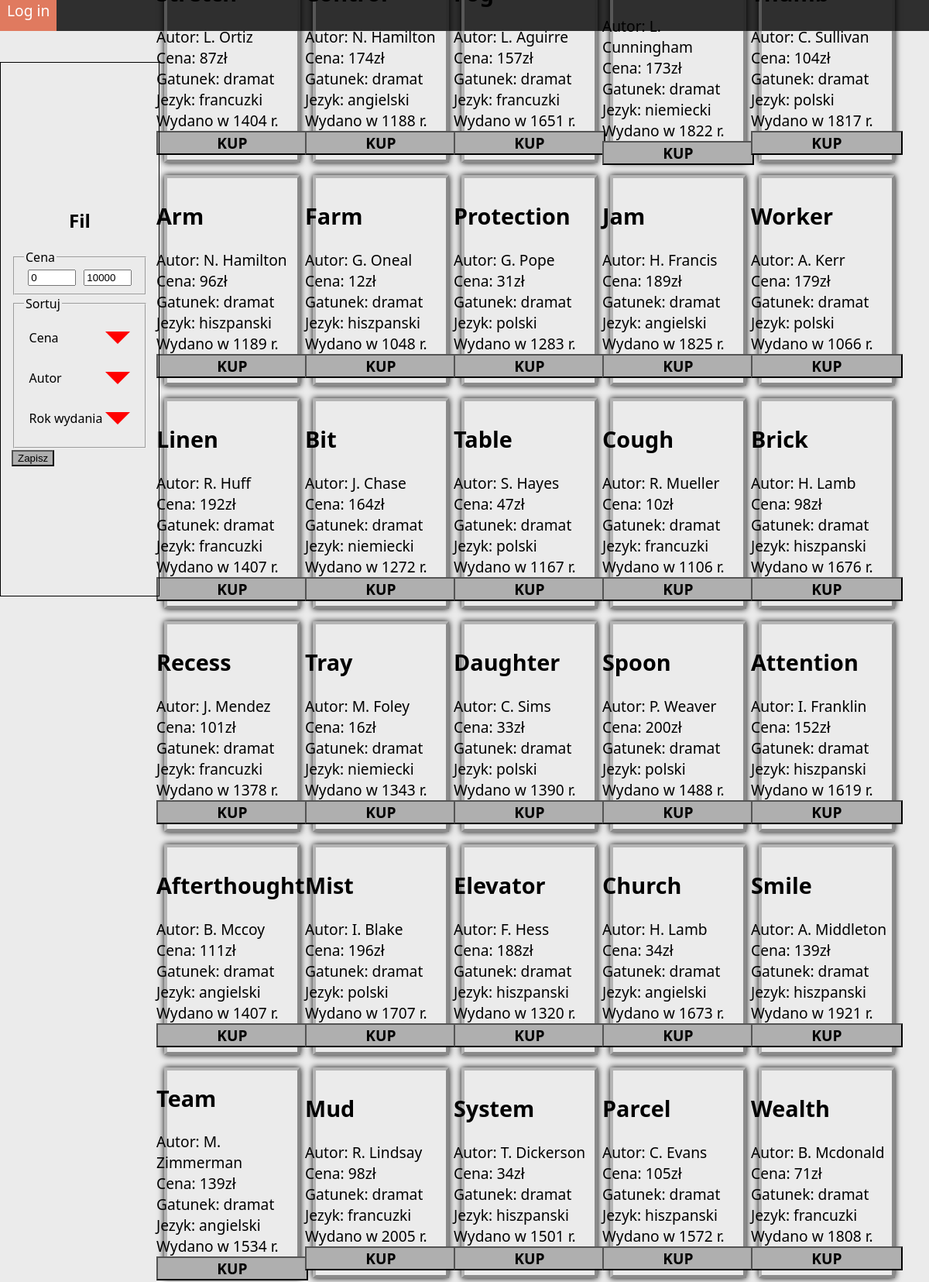
The page / (upper part) on the database its author committed.
### tables this page shows
CREATE TABLE `ksiazki` (
  `id_ksiazki` int(11) NOT NULL,
  `tytul` varchar(100) NOT NULL,
  `id_autora` int(11) NOT NULL,
  `cena` decimal(10,0) DEFAULT NULL,
  `ilosc` int(11) DEFAULT 0,
  `wydawnictwo` varchar(20) DEFAULT NULL,
  `temat` varchar(30) DEFAULT NULL,
  `gatunek` varchar(50) NOT NULL,
  `miejsce_wydania` varchar(28) DEFAULT NULL,
  `jezyk_ksiazki` varchar(15) DEFAULT NULL,
  `opis` varchar(100) DEFAULT NULL,
  `rok_wydania` varchar(4) DEFAULT NULL
);

### index.php (the view, shortened to what this page needs)
<!DOCTYPE html>
<html lang="pl">
<head>
    <link rel="stylesheet" href="index.css">
</head>
<body>
    <?php
    $id = mysqli_connect("localhost", "root", "", "ksiegarnia");
    echo "<nav>".
        (isset($_SESSION['uid']) ? "<div><a href='logout.php'>Log out</a></div>" : "<div><a href='login.php'>Log in</a></div>").
        (isset($_SESSION['uid']) ? "<div><a href='settings.php'>Ustawienia</a></div>" : "").
        "</nav>";
    echo "<main><div id='main'>";
    for($i = 1; $i < 100; ++$i){
        $book = mysqli_query($id, "select ksiazki.tytul, concat(substr(autor.imie, 1, 1), '. ', autor.nazwisko), ksiazki.cena,  ksiazki.gatunek, ksiazki.jezyk_ksiazki, ksiazki.rok_wydania, ksiazki.id_ksiazki from ksiazki join autor using (id_autora) ".(isset($_POST['sort-cena']) && $_POST['sort-cena'] != '2' ? "order by ksiazki.cena ".(isset($_POST['sort-cena']) && $_POST['sort-cena'] == '1' ? 'asc' : 'desc') : "").(isset($_POST['sort-autor']) && $_POST['sort-autor'] != '2' ? (isset($_POST['sort-cena']) && $_POST['sort-cena'] != '2' ? ", " : 'order by ')."autor.imie ".(isset($_POST['sort-autor']) && $_POST['sort-autor'] == '1' ? 'asc' : 'desc') : "").(isset($_POST['sort-rok-wydania']) && $_POST['sort-rok-wydania'] != '2' ? (isset($_POST['sort-cena']) && $_POST['sort-cena'] != '2' || isset($_POST['sort-cena']) && $_POST['sort-cena'] != '2' ? ", " : 'order by ')."ksiazki.rok_wydania ".(isset($_POST['sort-rok-wydania']) && $_POST['sort-rok-wydania'] == '1' ? 'asc' : 'desc') : "")." limit $i, 1;");
        if($book){
            $data = mysqli_fetch_row($book);
            echo "<div class='ksiazka'>
                    <form action='order.php' method='post'>
                        <h2>".$data[0]."</h2>
                        <div class='autor'>".$data[1]."</div>
                        <div class='cena'>".$data[2]."</div>
                        <div class='gatunek'>".$data[3]."</div>
                        <div class='jezyk'>".$data[4]."</div>
                        <div class='rok'>".$data[5]."</div>
                        <input type='hidden' name='data' value=".$data[6].">
                        ".(isset($_SESSION['uid']) ? "
                        <input type='hidden' name='uid' value='".$_SESSION['uid']."'>
                        <input type='submit' class='kup' value='kup'>" : "<a href='login.php' style='display: block;' class='div-submit kup'>kup</a>")."
                    </form>
                </div>";
        }
    }
    echo "</div></main>";
    echo "<aside>
        <h2>Fil</h2>
        <form action='index.php' method='post'>
            <fieldset>
                <legend>Cena</legend>
                <input type='number' value='0' placeholder='min' name='cena-min' id='cena-min'>
                <input type='number' value='10000' placeholder='max' name='cena-max' id='cena-max'>
            </fieldset>
            <fieldset>
                <legend>Sortuj</legend>
                <table>
                    <tr><td>Cena</td><td><div class='checkbox".(!isset($_POST['sort-cena']) || $_POST['sort-cena'] == '0' ? '0' : $_POST['sort-cena'])."' onclick='toggle(this, \"sort-cena\");'></div><input type='hidden' value='".(isset($_POST['sort-cena']) ? $_POST['sort-cena'] : '2')."' name='sort-cena' id='sort-cena'></td></tr>
                    <tr><td>Autor</td><td><div class='checkbox".(!isset($_POST['sort-autor']) || $_POST['sort-autor'] == '0' ? '0' : $_POST['sort-autor'])."' onclick='toggle(this, \"sort-autor\");'></div><input type='hidden' value='".(isset($_POST['sort-autor']) ? $_POST['sort-autor'] : '2')."' name='sort-autor' id='sort-autor'></td></tr>
                    <tr><td>Rok wydania</td><td><div class='checkbox".(!isset($_POST['sort-rok-wydania']) || $_POST['sort-rok-wydania'] == '0' ? '0' : $_POST['sort-rok-wydania'])."' onclick='toggle(this, \"sort-rok-wydania\");'></div><input type='hidden' value='".(isset($_POST['sort-rok-wydania']) ? $_POST['sort-rok-wydania'] : '2')."' name='sort-rok-wydania' id='sort-rok-wydania'></td></tr>
                </table>
            </fieldset>
            <input type='submit' value='Zapisz'>
        </form>
    </aside>";
    ?>
</body>
</html>

### index.css (style rules this page uses)
html, body { margin: 0; padding: 0; overflow-x: hidden; }
body { font-family: "Segoe UI", Tahoma, Geneva, Verdana, sans-serif; background-color: #ebebeb; }
nav { width: 100vw; height: 5vh; background-color: #2f2f2f; color: #ebebeb; font-size: larger; display: flex; justify-content: start; align-items: start; }
nav div { border-width: 0 0.5em; border-color: #2f2f2f; border-style: solid; height: 100%; color: white; }
nav div a { color: white; text-decoration: none; }
aside { position: absolute; top: 10vh; left: 0; width: 13vw; height: 80vh; padding: 2vw; display: flex; justify-content: center; align-items: center; flex-direction: column; border: 1px solid black; }
aside fieldset { width: 12vw; display: flex; justify-content: space-around; align-items: center; }
aside fieldset input[type='number'] { width: 4em; }
aside fieldset div.checkbox0 { width: 0; height: 0; margin-top: 1em; border-style: solid; border-width: 1em; border-color: red transparent transparent transparent; }
main { width: 90vw; margin-top: -3vh; margin-left: 10vw; min-height: 85vh; padding: 3vh; }
main div#main { display: flex; justify-content: center; align-items: center; flex-wrap: wrap; }
#main > .ksiazka { height: 33vh; width: 14vw; border: 0.5vh outset rgba(127, 127, 127, 0.5); margin: 1vh; box-shadow: 0 0 1vh black; display: flex; justify-content: center; align-items: center; font-size: larger; }
.autor::before { content: "Autor: "; }
.cena::before { content: "Cena: "; }
.cena::after { content: "zł"; }
.gatunek::before { content: "Gatunek: "; }
.jezyk::before { content: "Jezyk: "; }
.rok::before { content: "Wydano w "; }
.rok::after { content: " r."; }
.kup { width: 10em; display: flex; justify-content: center; align-items: center; text-align: center; font-weight: 600; text-transform: uppercase; }
input[type="submit"], .div-submit { text-decoration: none; color: black; border: 2px outset black; background-color: #afafaf; outline: none; transition: all 500ms ease-in-out; }

### rows shown on the page
ksiazki: data "L. Ortiz", cena "87", gatunek "dramat", jezyk_ksiazki "francuzki", rok_wydania "1404"
ksiazki: data "N. Hamilton", cena "174", gatunek "dramat", jezyk_ksiazki "angielski", rok_wydania "1188"
ksiazki: data "L. Aguirre", cena "157", gatunek "dramat", jezyk_ksiazki "francuzki", rok_wydania "1651"
ksiazki: data "L. Cunningham", cena "173", gatunek "dramat", jezyk_ksiazki "niemiecki", rok_wydania "1822"
ksiazki: data "C. Sullivan", cena "104", gatunek "dramat", jezyk_ksiazki "polski", rok_wydania "1817"
ksiazki: tytul "Arm", data "N. Hamilton", cena "96", gatunek "dramat", jezyk_ksiazki "hiszpanski", rok_wydania "1189"
ksiazki: tytul "Farm", data "G. Oneal", cena "12", gatunek "dramat", jezyk_ksiazki "hiszpanski", rok_wydania "1048"
ksiazki: tytul "Protection", data "G. Pope", cena "31", gatunek "dramat", jezyk_ksiazki "polski", rok_wydania "1283"
ksiazki: tytul "Jam", data "H. Francis", cena "189", gatunek "dramat", jezyk_ksiazki "angielski", rok_wydania "1825"
ksiazki: tytul "Worker", data "A. Kerr", cena "179", gatunek "dramat", jezyk_ksiazki "polski", rok_wydania "1066"
ksiazki: tytul "Linen", data "R. Huff", cena "192", gatunek "dramat", jezyk_ksiazki "francuzki", rok_wydania "1407"
ksiazki: tytul "Bit", data "J. Chase", cena "164", gatunek "dramat", jezyk_ksiazki "niemiecki", rok_wydania "1272"
ksiazki: tytul "Table", data "S. Hayes", cena "47", gatunek "dramat", jezyk_ksiazki "polski", rok_wydania "1167"
ksiazki: tytul "Cough", data "R. Mueller", cena "10", gatunek "dramat", jezyk_ksiazki "francuzki", rok_wydania "1106"
ksiazki: tytul "Brick", data "H. Lamb", cena "98", gatunek "dramat", jezyk_ksiazki "hiszpanski", rok_wydania "1676"
ksiazki: tytul "Recess", data "J. Mendez", cena "101", gatunek "dramat", jezyk_ksiazki "francuzki", rok_wydania "1378"
ksiazki: tytul "Tray", data "M. Foley", cena "16", gatunek "dramat", jezyk_ksiazki "niemiecki", rok_wydania "1343"
ksiazki: tytul "Daughter", data "C. Sims", cena "33", gatunek "dramat", jezyk_ksiazki "polski", rok_wydania "1390"
ksiazki: tytul "Spoon", data "P. Weaver", cena "200", gatunek "dramat", jezyk_ksiazki "polski", rok_wydania "1488"
ksiazki: tytul "Attention", data "I. Franklin", cena "152", gatunek "dramat", jezyk_ksiazki "hiszpanski", rok_wydania "1619"
ksiazki: tytul "Afterthought", data "B. Mccoy", cena "111", gatunek "dramat", jezyk_ksiazki "angielski", rok_wydania "1407"
ksiazki: tytul "Mist", data "I. Blake", cena "196", gatunek "dramat", jezyk_ksiazki "polski", rok_wydania "1707"
ksiazki: tytul "Elevator", data "F. Hess", cena "188", gatunek "dramat", jezyk_ksiazki "hiszpanski", rok_wydania "1320"
ksiazki: tytul "Church", data "H. Lamb", cena "34", gatunek "dramat", jezyk_ksiazki "angielski", rok_wydania "1673"
ksiazki: tytul "Smile", data "A. Middleton", cena "139", gatunek "dramat", jezyk_ksiazki "hiszpanski", rok_wydania "1921"
ksiazki: tytul "Team", data "M. Zimmerman", cena "139", gatunek "dramat", jezyk_ksiazki "angielski", rok_wydania "1534"
ksiazki: tytul "Mud", data "R. Lindsay", cena "98", gatunek "dramat", jezyk_ksiazki "francuzki", rok_wydania "2005"
ksiazki: tytul "System", data "T. Dickerson", cena "34", gatunek "dramat", jezyk_ksiazki "hiszpanski", rok_wydania "1501"
ksiazki: tytul "Parcel", data "C. Evans", cena "105", gatunek "dramat", jezyk_ksiazki "hiszpanski", rok_wydania "1572"
ksiazki: tytul "Wealth", data "B. Mcdonald", cena "71", gatunek "dramat", jezyk_ksiazki "francuzki", rok_wydania "1808"
